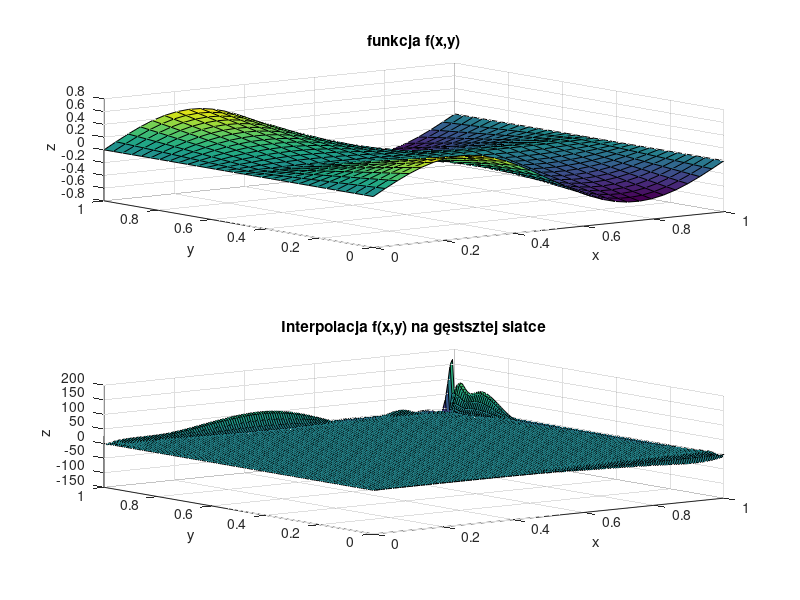

Reproduce this figure in MATLAB.
function [M,N,P,R,x_coarse,y_coarse,F_coarse,x_fine,y_fine,F_fine] = zadanie5()


P = 150; % liczba unikalnych współrzędnych x punktów dla których będzie obliczana interpolacja
R = 150; % liczba unikalnych współrzędnych y punktów dla których będzie obliczana interpolacja
M = 30; % liczba węzłów interpolacji wzdłuż osi X (stopień wielomianu zmiennej x: M-1)
N = 30; % liczba węzłów interpolacji wzdłuż osi Y (stopień wielomianu zmiennej y: N-1)

% Generowanie węzłów interpolacji na płaszczyźnie
x_coarse = linspace(0, 1, M);
y_coarse = linspace(0, 1, N);
[X_coarse, Y_coarse] = meshgrid(x_coarse, y_coarse);
F_coarse = sin(X_coarse*2*pi) .* abs(Y_coarse-0.5);


MN = M*N;
xvec_coarse = reshape(X_coarse, MN, 1);
yvec_coarse = reshape(Y_coarse, MN, 1);
fvec_coarse = reshape(F_coarse, MN, 1);

% Macierz Vandermonde'a dla interpolacji 2d
V = zeros(M*N, M*N);
for i = 0:(M-1)
    for j = 0:(N-1)
        V(:, i*N + j + 1) = xvec_coarse.^i .* yvec_coarse.^j;
    end
end

% Współczynniki wielomianu interpolacyjnego
coeffs = V \ fvec_coarse;
subplot(2,1,1);
surf(X_coarse, Y_coarse, F_coarse);
title('funkcja f(x,y)');
xlabel('x');
ylabel('y');
zlabel('z');

% Obliczanie wartości funkcji interpolującej na gęstszej siatce
x_fine = linspace(0, 1, P);
y_fine = linspace(0, 1, R);
[X_fine, Y_fine] = meshgrid(x_fine, y_fine);



F_fine = zeros(size(X_fine));
% zadanie B: zdefiniuj obliczenia wartości wielomianu interpolującego. Rezultat obliczeń zapisz w zmiennej F_fine.

for i = 0:(M-1)
    for j = 0:(N-1)
        F_fine = F_fine + coeffs(i*N + j + 1) * X_fine.^i .* Y_fine.^j;
    end

end

subplot(2,1,2);

surf(X_fine, Y_fine, F_fine);
title('Interpolacja f(x,y) na gęstsztej siatce');
xlabel('x');
ylabel('y');
zlabel('z');
print -dpng zadanie5.png 

end
